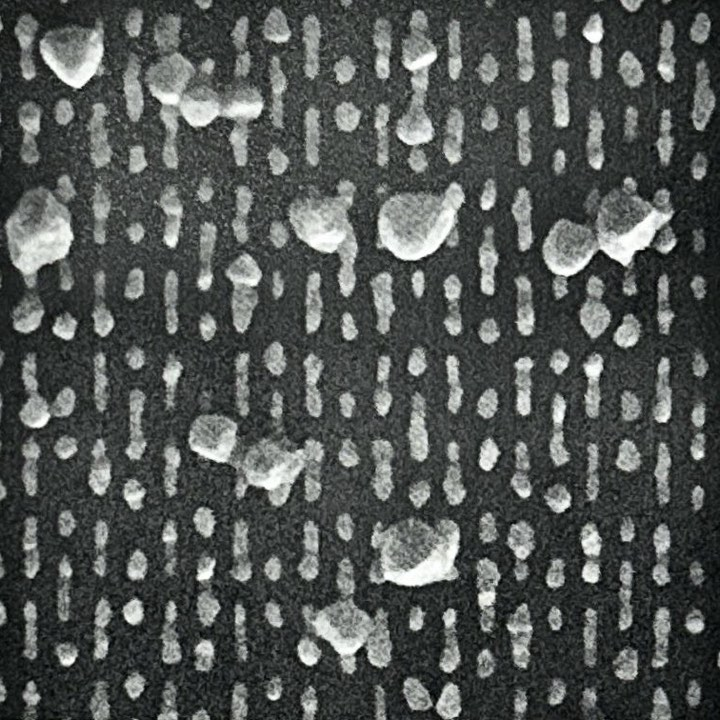
#> input picture test.jpg, 720 x 720 px; its folder holds only this picture in this run
$ python check_hole.py
#> lines starting #> are read from the running program, lines starting #| are printed output that depends on the picture; after the words box and inside, x2 and y2 are one past the last pixel; in counts of white or black regions, pixels touching at a corner belong together
import cv2
import numpy as np
import easygui

def Opening(image):
    kernel = np.ones((3,3), np.uint8)
    opening = cv2.morphologyEx(image, cv2.MORPH_OPEN, kernel)
    return opening

image_path = easygui.fileopenbox(msg="Select an image file", title="Open Image", default="*.jpg", filetypes=["*.jpg", "*.png", "*.jpeg"])
#> the answer given: test.jpg

if image_path:
    print(f"Selected file path: {image_path}")
    # Read the image
    image3 = cv2.imread(image_path)
#> image3 is the input picture: shape (720, 720, 3); mean B, G, R 83.3, 85.3, 81.3

    # Check if the image was successfully read
    if image3 is None:
        print("Error: Could not read the image.")
    else:
        image3 = cv2.cvtColor(image3, cv2.COLOR_BGR2GRAY)
#> image3: shape (720, 720)
        _, image3_thr = cv2.threshold(image3, 180, 255, cv2.THRESH_BINARY)
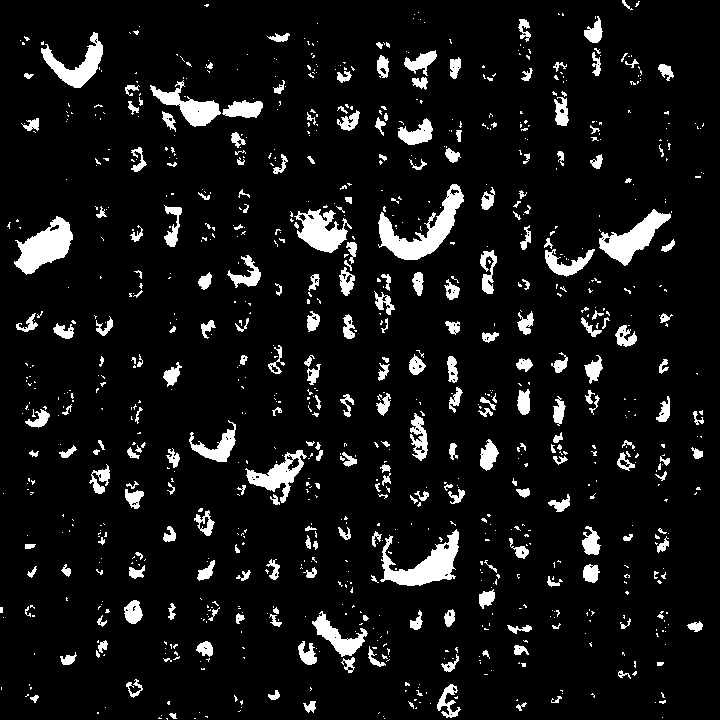
#> image3_thr: shape (720, 720); 8.2% white; 956 white regions (703 under 20 px), largest, box (x1, y1, x2, y2) and area: (378, 184, 464, 260) 2214, (380, 529, 459, 586) 1930, (14, 216, 73, 275) 1806
        for i in range(1):
            image3_thr = Opening(image3_thr)
#> this loop made 1 pass
#> pass 1, in Opening, `opening = cv2.morphologyEx(image, cv2.MORPH_OPEN, kernel)`:
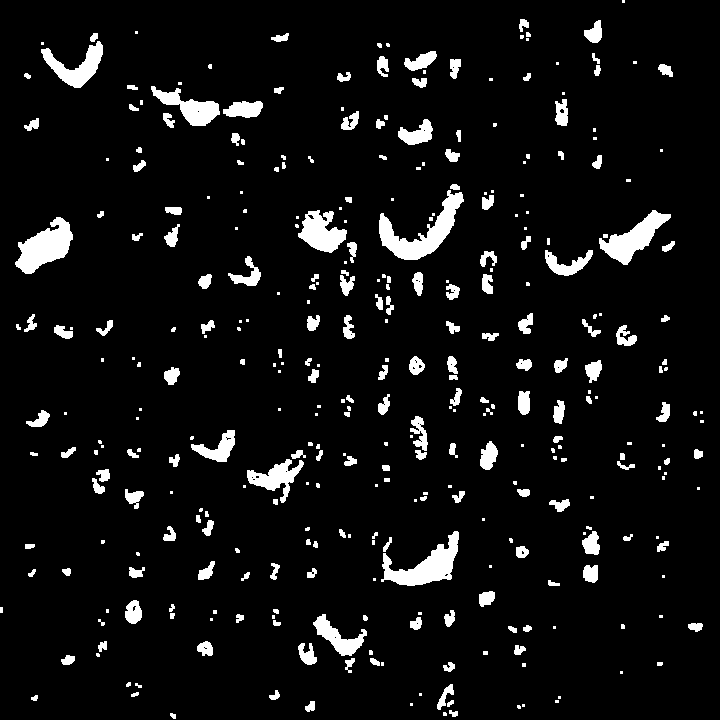
#> opening: shape (720, 720); 6.5% white; 352 white regions (152 under 20 px), largest, box (x1, y1, x2, y2) and area: (379, 190, 464, 260) 2082, (381, 531, 459, 586) 1800, (15, 217, 73, 274) 1783
        num_labels, labels = cv2.connectedComponents(image3_thr)
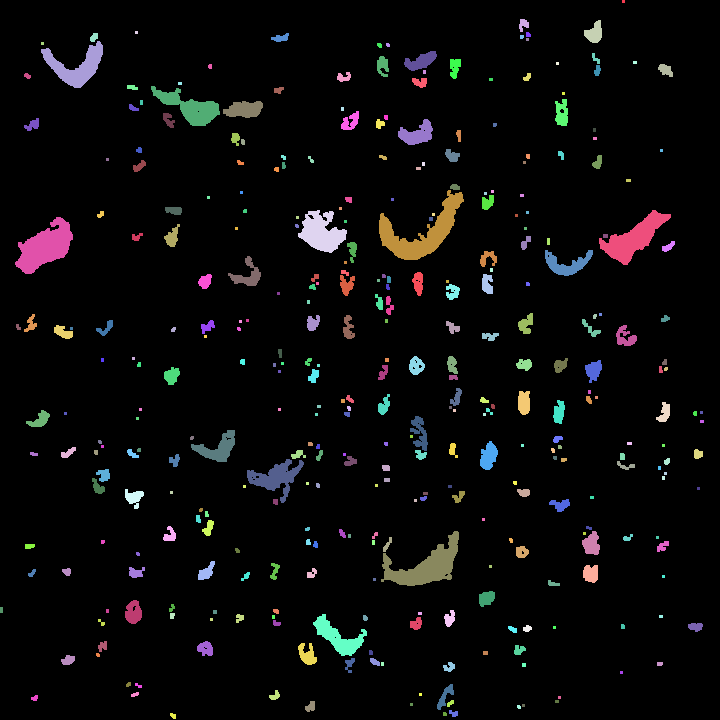
#> labels: shape (720, 720) int32; 353 distinct labels, from 0 to 352; one colour per label, 0 black
#> num_labels = 353
        num_white_components = num_labels - 1
#> num_white_components = 352

        cv2.imshow('image3', image3)
        cv2.imshow('image3_thr', image3_thr)
        cv2.waitKey(0)

$ run again, on test2.jpg
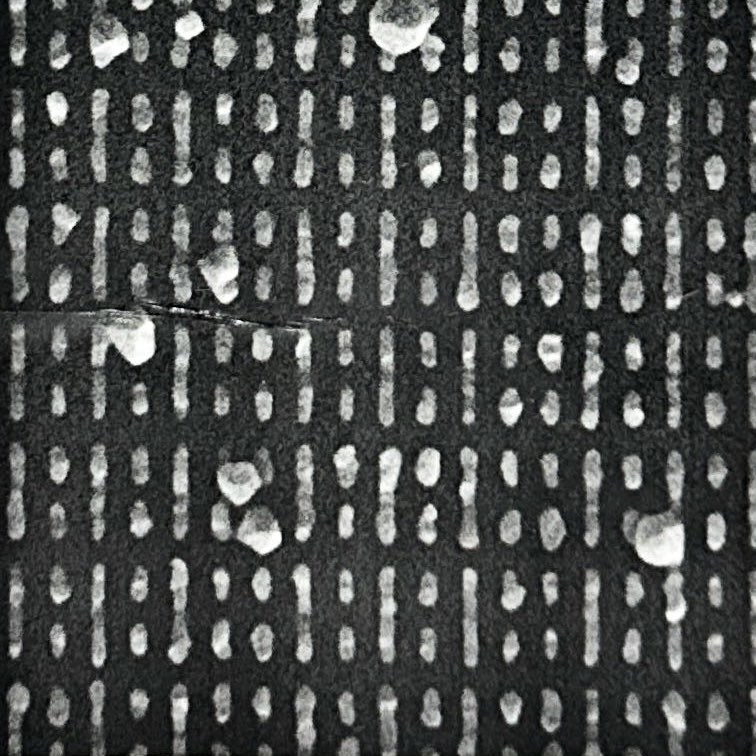
#> input picture test2.jpg, 756 x 756 px
#> image3 is the input picture: shape (756, 756, 3); mean B, G, R 74.9, 76.3, 74
#> image3: shape (756, 756)
#> `_, image3_thr = cv2.threshold(image3, 180, 255, cv2.THRESH_BINARY)`:
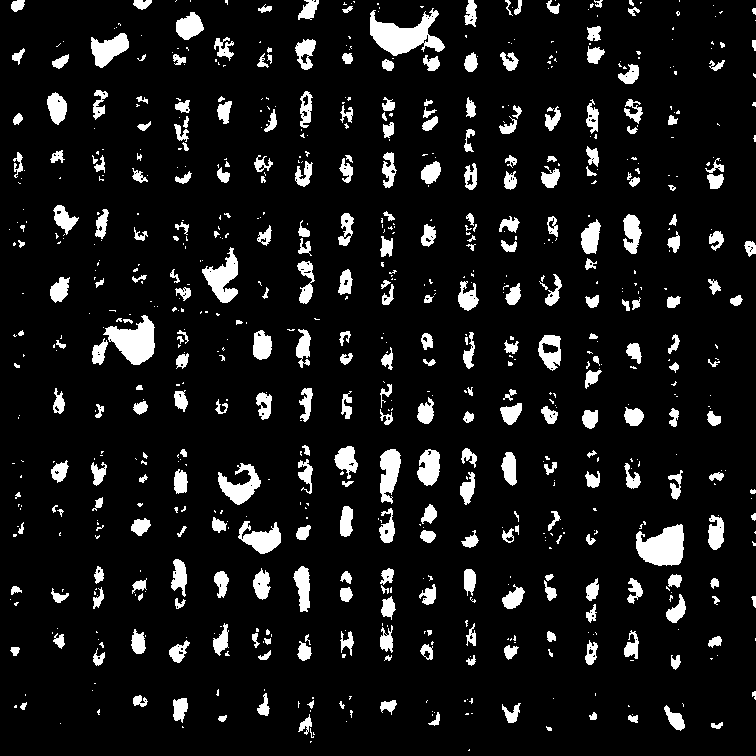
#> image3_thr: shape (756, 756); 9.1% white; 767 white regions (457 under 20 px), largest, box (x1, y1, x2, y2) and area: (370, 8, 445, 56) 1789, (636, 524, 684, 566) 1449, (103, 315, 155, 365) 1429
#> `num_labels, labels = cv2.connectedComponents(image3_thr)`:
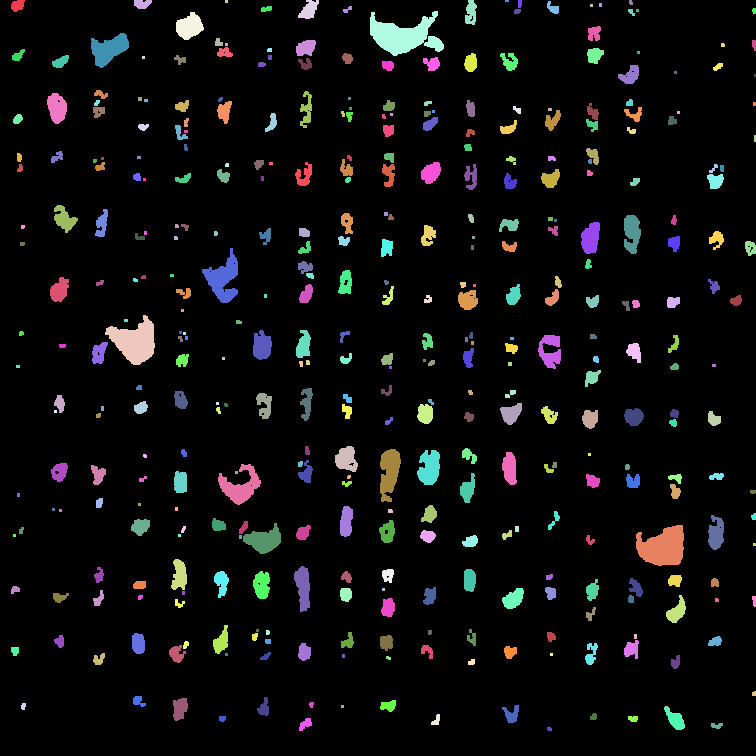
#> labels: shape (756, 756) int32; 392 distinct labels, from 0 to 391; one colour per label, 0 black
#> num_labels = 392
#> num_white_components = 391

$ run again, on test3.jpg
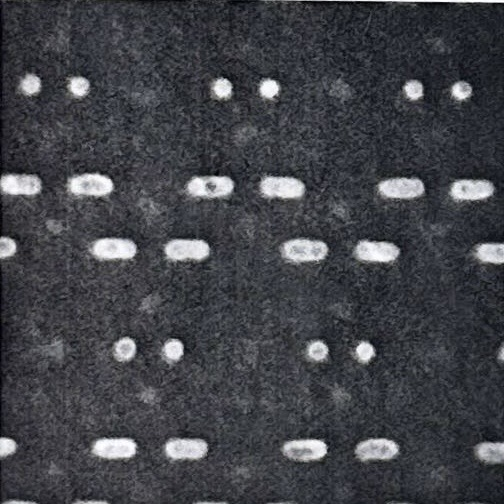
#> input picture test3.jpg, 504 x 504 px
#> image3 is the input picture: shape (504, 504, 3); mean B, G, R 72.5, 66.9, 65.3
#> image3: shape (504, 504)
#> `_, image3_thr = cv2.threshold(image3, 180, 255, cv2.THRESH_BINARY)`:
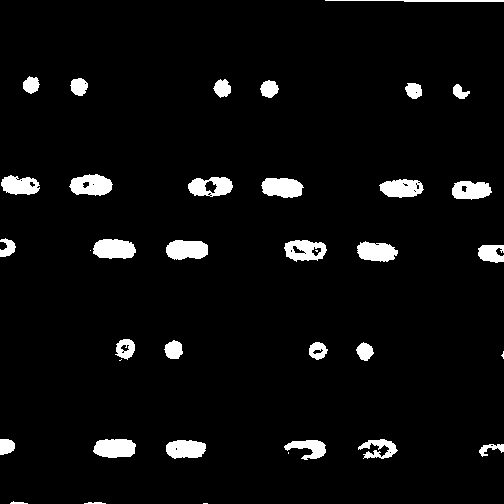
#> image3_thr: shape (504, 504); 4.8% white; 37 white regions (6 under 20 px), largest, box (x1, y1, x2, y2) and area: (93, 239, 136, 259) 704, (69, 174, 113, 196) 696, (166, 240, 208, 260) 691
#> `num_labels, labels = cv2.connectedComponents(image3_thr)`:
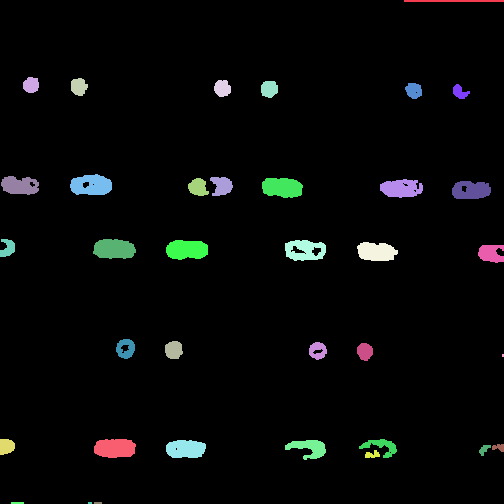
#> labels: shape (504, 504) int32; 37 distinct labels, from 0 to 36; one colour per label, 0 black
#> num_labels = 37
#> num_white_components = 36
